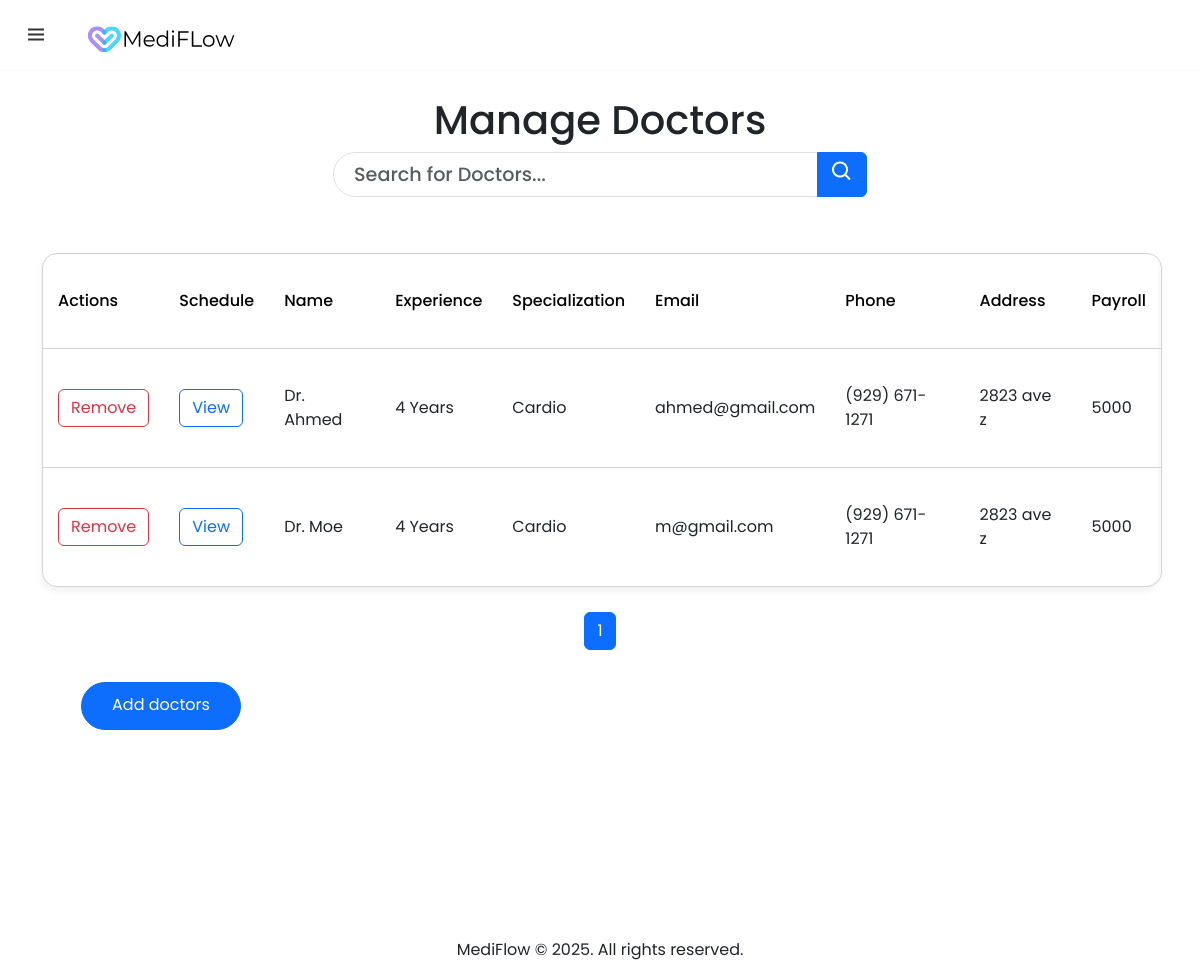
The page /view_doctors (signed in) on the database its author committed.
### tables this page shows
CREATE TABLE doctors (
    doctor_id INTEGER PRIMARY KEY AUTOINCREMENT NOT NULL,
    admin_id INTEGER NOT NULL,
    first_name TEXT NOT NULL,
    last_name TEXT NOT NULL,
    email TEXT NOT NULL,
    phone TEXT,
    address TEXT NOT NULL,
    specialization TEXT,
    payroll INTEGER,
    years_of_experience INTEGER NOT NULL,
    hash TEXT NOT NULL,
    usertype TEXT NOT NULL,
    reset_token TEXT,
    FOREIGN KEY (admin_id) REFERENCES admins(id)
);

### app.py (the view)
@app.route("/view_doctors", methods=["GET"])
@login_required
def view_doctors():
    user_type = session.get("user_type")
    if user_type is None or user_type != "admin":
        return render_template("404.html"), 404
    db = get_db()
    admin_id = session.get("user_id")
    doctors = db.execute("SELECT * FROM doctors WHERE admin_id = ?", (admin_id,)).fetchall()
    total_doctors = len(doctors)
    page = request.args.get('page', 1, type=int)
    per_page = 10  # Number of patients per page
    offset = (page - 1) * per_page
    doctors = doctors[offset:offset + per_page]
    total_pages = (total_doctors + per_page - 1) // per_page
    return render_template("view_doctors.html", doctors=doctors, page = page , total_pages = total_pages )

### app.py (called while the page is built)
def get_db():
    db = getattr(g, '_database', None)
    if db is None:
        db = g._database = sqlite3.connect(DATABASE)
    return db.cursor()

@app.teardown_appcontext
def close_connection(exception):
    db = getattr(g, '_database', None)
    if db is not None:
        db.close()

@app.after_request
def after_request(response):
    response.headers["Cache-Control"] = "no-cache, no-store, must-revalidate"
    response.headers["Expires"] = 0
    response.headers["Pragma"] = "no-cache"
    return response

def format_phone_number(phone_number):
    if phone_number is None or phone_number == '':
        return 'N/A'
    phone_number = str(phone_number)
    pattern = r'^\(\d{3}\) \d{3}-\d{4}$'
    if re.match(pattern, phone_number):
        return phone_number
    phone_number = re.sub(r'\D', '', phone_number)
    if len(phone_number) != 10:
        return phone_number
    formatted_number = "({}) {}-{}".format(phone_number[:3], phone_number[3:6], phone_number[6:])
    return formatted_number

### helpers.py (called while the page is built)
def login_required(f):
    @wraps(f)
    def decorated_function(*args, **kwargs):
        if session.get("user_id") is None:
            return redirect("/login")
        return f(*args, **kwargs)
    return decorated_function

### templates/view_doctors.html (shortened to what this page needs)
{% extends "layout.html" %}
{% block main %}
<head>
    <link href="https://cdn.jsdelivr.net/npm/bootstrap@5.3.3/dist/css/bootstrap.min.css" rel="stylesheet">
    <link rel="stylesheet" href="https://cdn.jsdelivr.net/npm/boxicons@2.1.0/css/boxicons.min.css">
</head>
<h1 style="text-align:center; margin-top:3rem;">Manage Doctors</h1>
<div class="container">
    <div class="row">
        <div class="col-md-6 offset-md-3">
            <form action="" method="GET">
                <div class="input-group mb-2" style="max-width:80rem;">
                    <input type="text" class="form-control oval-input" placeholder="Search for Doctors..." id="searchInput" autocomplete="off">
                    <button class="btn btn-primary" type="submit" onclick="searchTable()"><i class='bx bx-search' style="font-size: 1.5rem;"></i></button>
                </div>
            </form>
        </div>
    </div>
</div>
    <div class="table-responsive">
        <table style="margin-top:3rem;"class="content-table" id="patientTable">
            <thead>
                <tr>
                    <th>Actions</th>
                    <th>Schedule</th>
                    <th>Name</th>
                    <th>Experience</th>
                    <th>Specialization</th>
                    <th>Email</th>
                    <th>Phone</th>
                    <th>Address</th>
                    <th>Payroll</th>
                </tr>
            </thead>
            <tbody>
                {% for doctor in doctors %}
                <tr>
                    <td><button class="btn btn-outline-danger delete-doctor-btn" data-doctor-id="{{doctor[0]}}">Remove</button></td>
                    <td><a class="btn btn-outline-primary" href="/schedule/{{doctor[0] if doctor else '' }}">View</a></td>
                    <td>{{ 'Dr. ' + doctor[3] }}</td>
                    <td>{{ doctor[9] |string}} Years</td>
                    <td>{{ doctor[7] }}</td>
                    <td>{{ doctor[4] }}</td>
                    <td>{{ doctor[5] | format_phone}}</td>
                    <td>{{ doctor[6] }}</td>
                    <td>{{ doctor[8] }}
                </tr>
                {% endfor %}
            </tbody>
        </table>
    </div>
<div style="display:flex;align-content: stretch;flex-direction: row;justify-content: center;">
    <ul class="pagination">
        {% for num in range(1, total_pages + 1) %}
        <li class="page-item {% if num == page %}active{% endif %}">
            <a class="page-link" href="?page={{ num }}">{{ num }}</a>
        </li>
        {% endfor %}
    </ul>
</div>
<div class="container">
    <div class="row" style="text-align: center;">
        <div class="col-md-6">
            <a href="/add_doctors" class="btn btn-primary" id="view_details" style="height: 3rem; border-radius: 50px; margin-right: 20rem; margin-top: 1rem;">Add doctors</a>
        </div>
    </div>
</div>
{% endblock %}

### static/style.css (style rules this page uses)
* { margin: 0; padding: 0; box-sizing: border-box; font-family: 'Poppins', sans-serif; }
::placeholder { font-weight: 500; color: #222; }
a { text-decoration: none; }
body { height: 100%; margin: 0; background-repeat: no-repeat; background-attachment: fixed; background-color: #fcfcfc; }
.content-table { border-spacing: 0; border-collapse: separate; margin: 25px auto; font-size: 1rem; min-width: 70rem; border: 1px solid #d3d3d3; border-radius: 15px; overflow: hidden; width: 100%; }
.table-responsive { border-radius: 15px !important; overflow: visible !important; border: none !important; box-shadow: 0 8px 25px rgba(0, 0, 0, 0.003), 0 4px 8px rgba(0, 0, 0, 0.067); }
.content-table thead tr:first-child th:first-child { border-top-left-radius: 15px; }
.content-table thead tr:first-child th:last-child { border-top-right-radius: 15px; }
.content-table tbody tr:last-child td:first-child { border-bottom-left-radius: 15px; }
.content-table tbody tr:last-child td:last-child { border-bottom-right-radius: 15px; }
.content-table thead tr { background-color: transparent; color: #000; text-align: left; border-bottom: 0.5px solid #d3d3d3; }
.content-table th, .content-table td { padding: 35px 15px; text-align:left; border-bottom: 0.5px solid #d3d3d3; }
.content-table th { font-weight: 500; }
.content-table tbody tr:nth-of-type(even) { background-color: transparent; }
.content-table tbody tr:last-of-type td { border-bottom: none; }

### templates/view_doctors.html (style rules this page uses)
.oval-input { border-radius: 50px; height: 45px; padding: 10px 20px; font-size: 1.2rem; }
#view_details { height: 3rem; padding: 10px 30px; font-size: 1rem; border-radius: 50px; }

### rows shown on the page
doctors: last_name "Dr. Ahmed", years_of_experience "4", specialization "Cardio", email "ahmed@gmail.com", phone "(929) 671-1271", address "2823 ave z", payroll "5000"
doctors: last_name "Dr. Moe", years_of_experience "4", specialization "Cardio", email "m@gmail.com", phone "(929) 671-1271", address "2823 ave z", payroll "5000"

### other values the page prints
{{ num }} "1"
